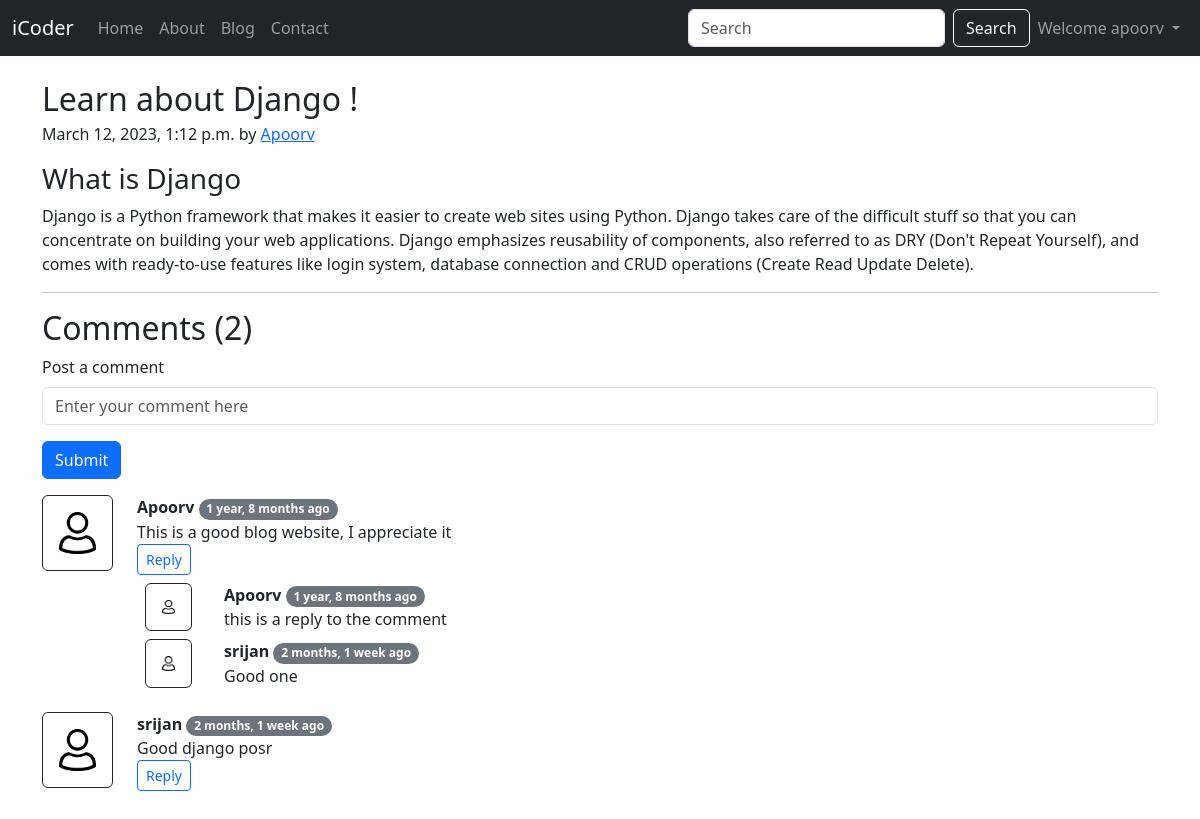
Page /blog/first-post (signed in) on the committed database.
### blog/models.py (models this page shows, shortened)
class Post(models.Model):
    sno = models.AutoField(primary_key=True)
    author = models.CharField(max_length=50)
    title = models.CharField(max_length=50)
    content = models.TextField()
    slug = models.CharField(max_length=130)
    timeStamp=models.DateTimeField(blank=True)

class BlogComment(models.Model):
    sno = models.AutoField(primary_key=True)
    comment = models.TextField()
    user = models.ForeignKey(User, on_delete=models.CASCADE)
    post = models.ForeignKey(Post, on_delete=models.CASCADE)
    parent = models.ForeignKey('self', on_delete=models.CASCADE, null=True)
    timestamp = models.DateTimeField(default=now)

### blog/views.py (the view)
# urls.py: path('<str:slug>', views.blogPost, name='blogPost'),
def blogPost(request, slug):
    post=Post.objects.filter(slug=slug).first()
    comments= BlogComment.objects.filter(post=post, parent=None)
    replies= BlogComment.objects.filter(post=post).exclude(parent=None)
    replyDict={}
    for reply in replies:
        if reply.parent.sno not in replyDict.keys():
            replyDict[reply.parent.sno]=[reply]
        else:
            replyDict[reply.parent.sno].append(reply)
    context={'post':post, 'comments': comments, 'user': request.user, 'replyDict': replyDict}
    return render(request, "blog/blogPost.html", context)

### blog/templatetags/extras.py (called while the page is built)
@register.filter(name='get_val')
def get_val(dict, key):
    return dict.get(key)

### templates/blog/blogPost.html (shortened to what this page needs)
{% extends 'base.html' %}
{% block body %}
{% load humanize %}
{% load extras %}
<div class="container my-4">
  <article class="blog-post">
    <h2 class="blog-post-title mb-1">{{post.title}}</h2>
    <p class="blog-post-meta">{{post.timeStamp}} by <a href="#">{{post.author}}</a></p>
    <p>{{post.content|safe}}</p>
    <hr>
    <h2>Comments ({{comments.count}})</h2>
    {% if user.is_authenticated %}
    <form action="/blog/postComment" method="post">
      <div class="mb-3">
        <label for="comment" class="form-label">Post a comment</label>
        <input type="text" class="form-control" id="comment" name="comment" placeholder="Enter your comment here">
      </div>
      <button class="btn btn-primary" type="submit">Submit</button>
    </form>
    {% else %}
    <p>Please login to post comments.</p>
    {% endif %}
    {% for comment in comments %}
    <div class="row my-3">
      <div class="col-md-1">
        <img class="rounded mx-auto w-100 p-3 d-block border border-dark" src="/static/img/user.png " alt="...">
      </div>
      <div class="col-md-11">
        <b>{{comment.user.first_name}}</b> <span class="badge rounded-pill text-bg-secondary">{{comment.timestamp|naturaltime}}</span>
        <div> {{comment.comment}} </div>
        <div class="reply mx-0">
          {% if user.is_authenticated %}
          <button class="btn btn-sm btn-outline-primary" type="button" data-bs-toggle="collapse"
            data-bs-target="#replyBox{{comment.sno}}" aria-expanded="false" aria-controls="replyBox{{comment.sno}}">
            Reply
          </button>
          {% else %}
          <button class="btn btn-sm btn-outline-primary" type="button" data-bs-toggle="collapse"
            data-bs-target="#replyBox{{comment.sno}}" aria-expanded="false" aria-controls="replyBox{{comment.sno}}"
            disabled>
            Login to Reply
          </button>
          {% endif %}
          <div class="replies my-2">
            {% for reply in replyDict|get_val:comment.sno %}
            <div class="row my-2">
              <div class="col-md-1">
                <img class="rounded mx-auto w-75 p-3 d-block border border-dark" src="/static/img/user.png " alt="...">
              </div>
              <div class="col-md-11">
                <b> {{reply.user.first_name}} </b> <span class="badge rounded-pill text-bg-secondary">{{reply.timestamp|naturaltime}}</span>
                <div>{{reply.comment}}</div>
              </div>
            <br>
          </div>
            {% endfor %}
          </div>
        </div>
      </div>
    </div>
    {% endfor %}
</div>
{% endblock body %}

### templates/base.html (shortened to what this page needs)
<!doctype html>
<html lang="en">
<head>
  <link href="https://cdn.jsdelivr.net/npm/bootstrap@5.3.0-alpha1/dist/css/bootstrap.min.css" rel="stylesheet"
>
</head>
<body>
  <nav class="navbar navbar-expand-lg bg-dark navbar-dark">
    <div class="container-fluid">
      <a class="navbar-brand" href="/">iCoder</a>
      <div class="collapse navbar-collapse" id="navbarSupportedContent">
        <ul class="navbar-nav me-auto mb-2 mb-lg-0" mr-2>
          <li class="nav-item">
            <a class="nav-link {% block homeact %}{% endblock homeact %}" aria-current="page" href="/">Home</a>
          </li>
          <li class="nav-item ">
            <a class="nav-link {% block aboutact %}{% endblock aboutact %}" href="/about">About</a>
          </li>
          <li class="nav-item ">
            <a class="nav-link {% block blogact %}{% endblock blogact %}" href="/blog">Blog</a>
          </li>
          <li class="nav-item ">
            <a class="nav-link {% block contactact %}{% endblock contactact %}" href="/contact">Contact</a>
          </li>
        </ul>
        <form class="d-flex" method="get" action="/search" role="search">
          <input class="form-control me-2" type="search" placeholder="Search" aria-label="Search" name="query"
            id="query">
          <button class="btn btn-outline-light" type="submit">Search</button>
        </form>
        {% if user.is_authenticated %}
        <ul class="navbar-nav mr-2 mb-lg-0">
          <li class="nav-item dropdown">
            <a class="nav-link dropdown-toggle" href="#" role="button" data-bs-toggle="dropdown" aria-expanded="false">
              Welcome {{request.user}}
            </a>
          </li>
        </ul>
      {% endif %}
    </div>
  </nav>
  {% block body %}{% endblock body %}
</body>
</html>

### rows in the picture
Post: title "Learn about Django !", timeStamp "March 12, 2023, 1:12 p.m.", author "Apoorv", content "What is Django Django is a Python framework that makes it easier to create web sites using Python. Django takes care of the difficult stuff so that you can concentrate on building your web applications. Django emphasizes reusability of components, also referred to as DRY (Don't Repeat Yourself), and comes with ready-to-use features like login system, database connection and CRUD operations (Create Read Update Delete)."
BlogComment: user.first_name "Apoorv", timestamp "1 year, 8 months ago", comment "This is a good blog website, I appreciate it"
BlogComment: user.first_name "Apoorv", timestamp "1 year, 8 months ago", comment "this is a reply to the comment"
BlogComment: user.first_name "srijan", timestamp "2 months, 1 week ago", comment "Good one"
BlogComment: user.first_name "srijan", timestamp "2 months, 1 week ago", comment "Good django posr"

### other values in the picture
{{ request.user }} "apoorv"
{{ comments.count }} "2"
